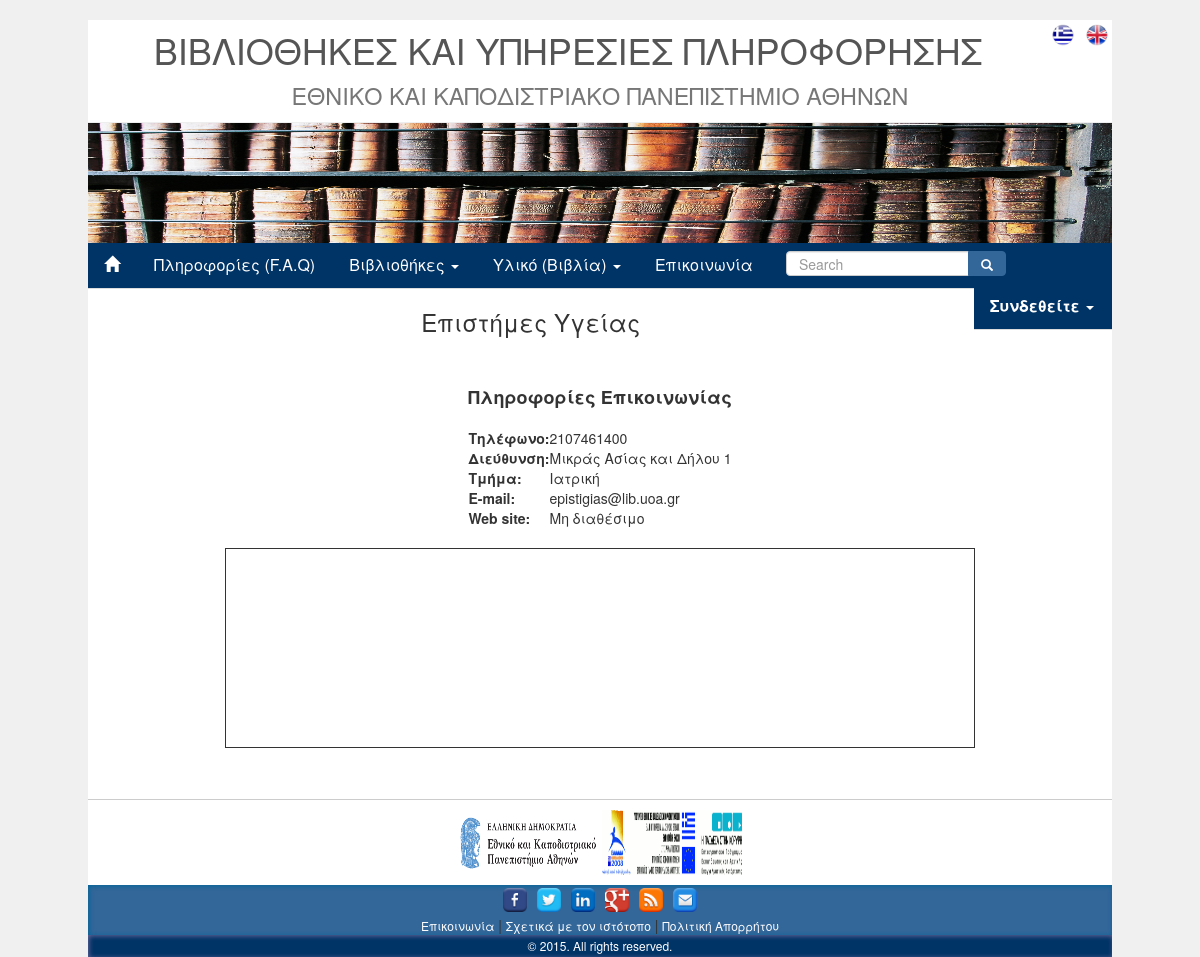
The app's page /libpage.php?name=Επιστήμες Υγείας with its own data.
### tables this page shows
CREATE TABLE `Libraries` (
  `idLibraries` int(11) NOT NULL AUTO_INCREMENT,
  `libName` varchar(45) NOT NULL,
  `address` varchar(45) NOT NULL,
  `telNum` int(11) NOT NULL,
  `email` varchar(45) NOT NULL,
  `website` varchar(45) DEFAULT NULL,
  `department` varchar(45) NOT NULL,
  `latitude` float NOT NULL,
  `longitude` float NOT NULL,
  PRIMARY KEY (`idLibraries`),
  UNIQUE KEY `idLibraries_UNIQUE` (`idLibraries`),
  UNIQUE KEY `telNum_UNIQUE` (`telNum`)
);

### libpage.php (the view, shortened to what this page needs)
<!DOCTYPE html>
<html>
    <head>
        <link rel="stylesheet" href="http://maxcdn.bootstrapcdn.com/bootstrap/3.3.5/css/bootstrap.min.css">
        <link rel="stylesheet" href="assets/css/index.css">
        <link rel="stylesheet" href="assets/css/header.css">
        <link rel="stylesheet" href="assets/css/footer.css">
        <link rel="stylesheet" href="assets/css/libpage.css">
    </head>
    <body>
        <div id="container">
            <div id="headerfile"> <?php include 'header.php' ?></div>
            <div class="lib">
              <?php $name=$_GET['name'];
                  include 'connect.php';
                  $query = 'SELECT * FROM Libraries WHERE libName="'.$name.'"';
                  $results = mysqli_query($link,$query) or die ("Query failed");
                  $row=mysqli_fetch_object($results);
              ?>
                <h3><?php echo ''.$row->libName.''?></h3>
                <h4> <b>Πληροφορίες Επικοινωνίας</b> </h4>
                <table align="center">
                    <tr>
                        <td><b>Τηλέφωνο:</b></td>
                        <td> <?php echo ''.$row->telNum.''?> </td>
                    </tr>
                    <tr>
                        <td> <b>Διεύθυνση:</b> </td>
                        <td> <?php echo ''.$row->address.''?> </td>
                    </tr>
                    <tr>
                        <td> <b>Τμήμα:</b> </td>
                        <td> <?php echo ''.$row->department.''?> </td>
                    </tr>
                    <tr>
                        <td><b>E-mail:</b></td>
                        <td> <?php echo ''.$row->email.''?> </td>
                    </tr>
                    <tr>
                        <td><b>Web site:</b></td>
                        <td>
                        <?php
                            if(strpos($row->website,'www') !== FALSE)
                            {
                              echo '<a href="http://'.$row->website.'">'.$row->website.'</a>';
                            }
                            else
                            {
                              if(!empty($row->website))
                                echo '<a href="http://www.'.$row->website.'">www.'.$row->website.'</a>';
                              else
                                echo 'Μη διαθέσιμο';
                            }
                        ?>
                      </td>
                    </tr>
                </table>
                <center>
                    <div id="map"></div>
                </center>
            </div>
        </div>
        <div id="footerfile"> <?php include 'footer.php' ?></div>
    </body>
</html>

### assets/css/index.css (style rules this page uses)
html,body { background-color: #f0f0f0; height: 100%; }
#container { background-color: #fff; width: 1024px; margin: auto; min-height: 100%; height: auto; margin: 0 auto -30px; padding: 0 0 30px; }
#headerfile { width: auto; }
#footerfile { width: 1024px; margin: auto; }

### assets/css/libpage.css (style rules this page uses)
.lib { margin-bottom: 5%; }
.lib h3, .lib h4 { text-align: center; }
.lib h3 { margin-bottom: 5%; }
.lib h4 { margin-bottom: 2%; }
table { margin-bottom: 20px; }
#map { width: 750px; height: 200px; border: 1px solid #333; }

### records on screen
libraries: libName "Επιστήμες Υγείας", telNum "2107461400", address "Μικράς Ασίας και Δήλου 1", department "Ιατρική", email "epistigias@lib.uoa.gr"
